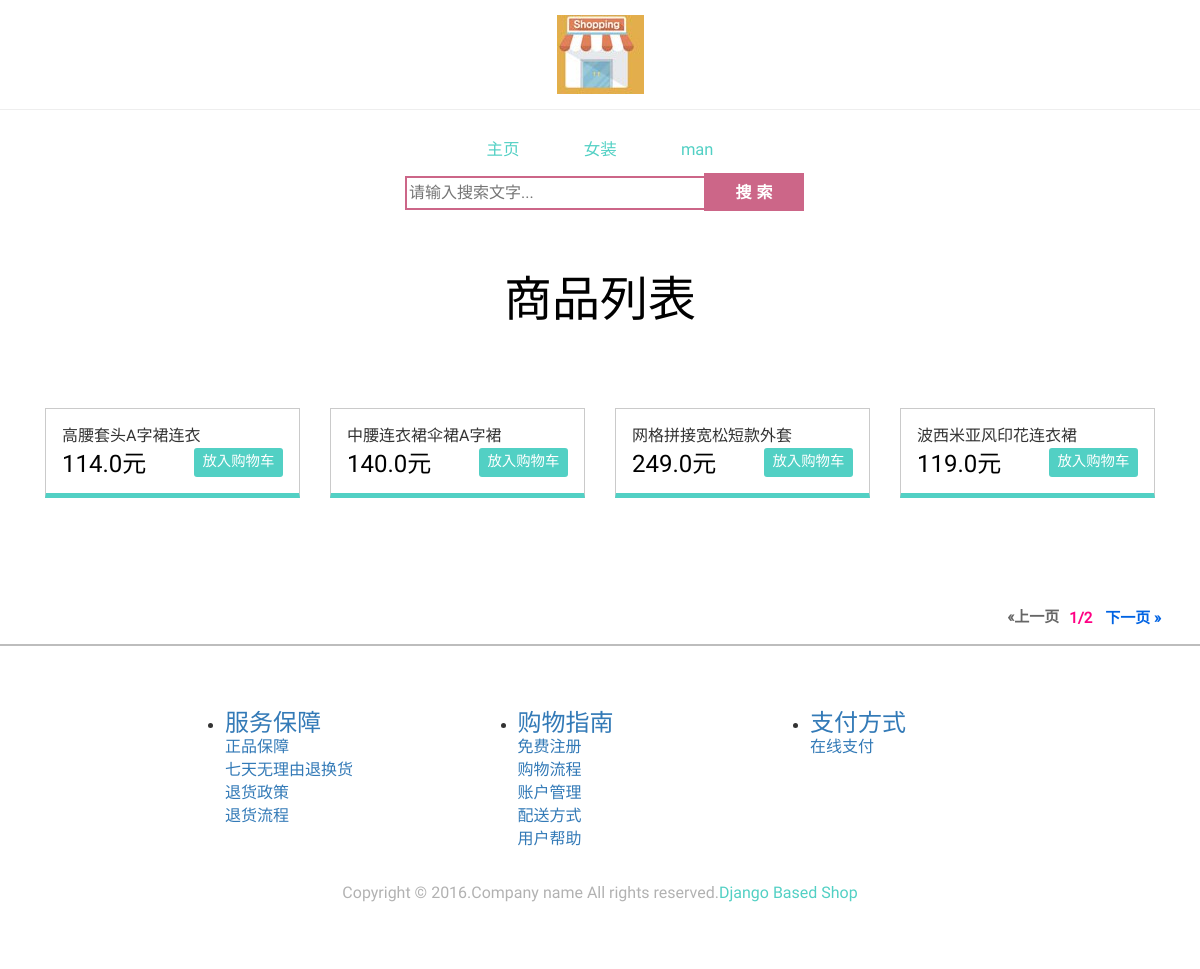
The page / on the database its author committed.
### store/models.py (models this page shows, shortened)
class Category(MPTTModel):
    name = models.CharField(max_length=128, verbose_name="分类名称")
    description = models.CharField(max_length=128, verbose_name="描述")
    parent = models.ForeignKey('self', null=True, blank=True,related_name='children'
                               , verbose_name="父类")
    objects = Manager()
    tree = TreeManager()
    class Meta:
        verbose_name = "分类"
        verbose_name_plural = verbose_name
    def __str__(self):
        return self.name

class Product(models.Model):
    name = models.CharField(max_length=128, verbose_name="名称")
    brand = models.ForeignKey(Brand, verbose_name="品牌")
    size = models.ManyToManyField(Size, verbose_name="大小")
    price = models.FloatField(default=0, verbose_name="原价")
    discount = models.FloatField(default=0, verbose_name="折扣")
    sales = models.IntegerField(default=0, verbose_name="销量")
    desc = models.CharField(max_length=128, verbose_name="描述")
    tag = models.ManyToManyField(Tag, verbose_name="标签")
    num = models.IntegerField(default=0, verbose_name="库存")
    image = VersatileImageField(upload_to="product/%Y/%m",verbose_name="显示图片"
                                ,ppoi_field='ppoi')
    image_right = VersatileImageField(upload_to="product/%Y/%m", verbose_name="侧面图片"
                                , ppoi_field='ppoi',blank=True)
    image_back = VersatileImageField(upload_to="product/%Y/%m", verbose_name="背部图片"
                                , ppoi_field='ppoi', blank=True)
    ppoi = PPOIField('image PPOI')
    categories = models.ManyToManyField(Category, verbose_name="分类")
    active = models.BooleanField(default=True,verbose_name="是否有效")
    objects = Manager()
    active_objects = ActiveProductManager()
    class Meta:
        verbose_name = "商品"
        verbose_name_plural = verbose_name
        ordering = ['id',]

### store/views.py (the view)
# urls.py: url(r'^$', view=views.index),
def index(request):
    clo_list = Product.objects.all()
    clo_list = get_page(request, clo_list)
    categories = Category.objects.filter(parent=None)
    search_form = SearchForm()
    return render(request, "index.html", locals())

### store/forms.py
class SearchForm(forms.Form):
    content = forms.CharField(label='', max_length=20
                              , widget=forms.TextInput(attrs={'id':'select'
                                                              ,'placeholder': '请输入搜索文字...'}))

### store/views.py (called while the page is built)
def get_page(request, clo_list):
    paginator = Paginator(clo_list, 4)
    try:
        page = int(request.GET.get('page', 1))
        clo_list = paginator.page(page)
    except (EmptyPage, InvalidPage, PageNotAnInteger):
        clo_list = paginator.page(1)
    return clo_list

### store/templates/index.html (shortened to what this page needs)
{% extends 'catagaries.html' %}
{% load mptt_tags %}
{% load staticfiles %}
{% block content_block %}
    <div class="content">
    <div class="container">
        <div class="content-top">
            <h1>商品列表</h1>
            <div class="content-top1">
                {% for clo in clo_list %}
                <div class="col-md-3 col-md2">
                        <div class="col-md1 simpleCart_shelfItem">
                            <span>{{ clo.name }}</span>
                            <div class="price">
                                    <h5 class="item_price">{{ clo.price }}元</h5>
                                    <a href="#" class="item_add" onclick="document.getElementById('subform{{ clo.id }}').submit();">放入购物车</a>
                                    <div class="clearfix"> </div>
                            </div>
                        </div>
                </div>
                {% endfor %}
            <div class="clearfix"> </div>
            </div>
        </div>
    {% include 'pagination.html' %}
    </div>
    </div>
{% endblock %}

### store/templates/catagaries.html (shortened to what this page needs)
{% extends 'base.html' %}
{% load staticfiles %}
{% load mptt_tags %}
{% block categories_block %}
<div class="container">
    <div class="head-top">
        <div class="col-sm-2 number">
        </div>
        <div class="col-sm-8 h_menu4">
            <ul class="memenu skyblue">
                <li class=" grid"><a  href="{% url 'index' %}">主页</a></li>
                {% for category in categories %}
                    <li><a  href="{% url 'category' id=category.id %}">{{ category }}</a>
                    </li>
                {% endfor %}
            </ul>
        </div>
    </div>
</div>
{% endblock %}

### store/templates/base.html (shortened to what this page needs)
{% load staticfiles %}
<!DOCTYPE html>
<html>
<head>
    <link href="{% static 'css/bootstrap.css' %}" rel="stylesheet" type="text/css" media="all" />
    <link href="{% static 'css/style.css' %}" rel="stylesheet" type="text/css" media="all" />
    <link href="{% static 'css/memenu.css' %}" rel="stylesheet" type="text/css" media="all" />
</head>
<body>
<div class="header">
<div class="header-top">
    <div class="container">
        <div class="col-sm-4 world">
        </div>
        <div class="col-sm-4 logo">
            <a href="index.html"><img src="{% static 'imgs/logo.png' %}" alt=""></a>
        </div>
    </div>
</div>
{% block categories_block %}{% endblock %}
<div class="container">
    <div class="row">
        <div class="col-sm-4 number">
         </div>
            <form action="/search/" method="post">
                    {{ search_form }}
                <input type="submit" value="搜索" id="inputquery"/>
            </form>
    </div>
</div>
{% block content_block %}{% endblock %}
<div class="footer">
    <div class="footer-bottom">
        <div class="container">
            <div class="row">
                <div class="col-sm-2 number">
                </div>
                <div class="col-md-3">
                    <ul>
                         <li>
                            <h3 class="title">
                                <a >服务保障</a>
                            </h3>
                             <p><a href="/footer/helpCenter/qualitySafeguard" data-potition-id="1000039" target="_blank">正品保障</a></p>
                            <p><a href="/footer/helpCenter/returnService" data-potition-id="1000039" target="_blank">七天无理由退换货</a></p>
                            <p><a href="/footer/helpCenter/returnPolicy" data-potition-id="1000039" target="_blank">退货政策</a></p>
                            <p><a href="/footer/helpCenter/returnProcess" data-potition-id="1000039" target="_blank">退货流程</a></p>
                        </li>
                        </ul>
                </div>
                <div class="col-md-3">
                    <ul>
                        <li>
                            <h3 class="title">
                                <a >购物指南</a>
                            </h3>
                            <p><a class="register" href="javascript:" data-potition-id="1000040" target="_blank">免费注册</a></p>
                            <p><a href="/footer/helpCenter/shoppingProcess" data-potition-id="1000040" target="_blank">购物流程</a></p>
                            <p><a href="/footer/helpCenter/accountManagement" data-potition-id="1000040" target="_blank">账户管理</a></p>
                            <p><a href="/footer/helpCenter/distributionMode" data-potition-id="1000040" target="_blank">配送方式</a></p>
                            <p><a href="/footer/helpCenter/shoppingGuide/shoppingStep" data-potition-id="1000040" target="_blank">用户帮助</a></p>
                        </li>
                    </ul>
                </div>
                <div class="col-md-3">
                    <ul>
                        <li>
                            <h3 class="title">
                                <a >支付方式</a>
                            </h3>
                            <p><a href="/footer/helpCenter/onlinePayment" data-potition-id="1000041" target="_blank">在线支付</a></p>
                        </li>
                    </ul>
                </div>
                <div class="col-md-2"></div>
            </div>
            <p class="footer-class">Copyright &copy; 2016.Company name All rights reserved.<a target="_blank" href="#">Django Based Shop</a></p>
        </div>
    </div>
</div>
</body>
</html>

### store/templates/pagination.html
<div id="pagination">
    <ul id="pagination-flickr">
    {% if clo_list.has_previous %}
    <li class="previous"><a href="?page={{ clo_list.previous_page_number }}{% if request.GET.cid %}&cid={{ request.GET.cid }}{% endif %}{% if request.GET.tid %}&tid={{ request.GET.tid }}{% endif %}">&laquo;上一页</a></li>
    {% else %}
    <li class="previous-off">&laquo;上一页</li>
    {% endif %}
     <li class="active">{{ clo_list.number }}/{{ clo_list.paginator.num_pages }}</li>
    {% if clo_list.has_next %}
      <li class="next"><a href="?page={{ clo_list.next_page_number }}{% if request.GET.cid %}&cid={{ request.GET.cid }}{% endif %}{% if request.GET.tid %}&tid={{ request.GET.tid }}{% endif %}">下一页 &raquo;</a></li>
    {% else %}
      <li class="next-off">下一页 &raquo;</li>
    {% endif %}
   </ul>
</div>

### static/css/style.css (style rules this page uses)
html,body { background:#fff; font-size: 100%; font-family: 'Roboto-Regular'; }
body a { transition: 0.5s all; -webkit-transition: 0.5s all; -o-transition: 0.5s all; -moz-transition: 0.5s all; -ms-transition: 0.5s all; }
ul { padding: 0; margin: 0; }
h1,h2,h3,h4,h5,h6,label,p { margin:0; }
.header-top { border-bottom: 1px solid #eee; padding: 15px 0; }
.head-top { padding: 1em 0 0; }
.number { margin-top: 1%; }
.h_menu4 { margin: 7px 0 0px; }
.logo { text-align:center; }
.world { margin-top: 2%; }
#select, #btnquery { outline: none; }
#select { border-width: 2px 0 2px 2px; border-color: #cc6688; border-style: solid; width: 300px; height: 34px; line-height: 34px; }
#inputquery { width: 100px; height: 38px; line-height: 38px; background-color: #cc6688; border: none; font-size: medium; letter-spacing: 5px; text-indent: 5px; font-weight: bold; color: #FFF; position: relative; left: -5px; }
.item_add { color: #000; border:none; }
a.item_add { text-decoration: none; }
.content-top h1 { color:#000; font-size: 3em; font-family: 'OleoScript-Regular'; text-align: center; margin: 0 0 1em; }
.price h5 { float: left; color:#000; font-size: 1.5em; margin-top: 3px; }
.price a { color: #FFF; font-size: 0.9em; display: block; float: right; background-color: #52D0C4; padding: 0.3em 0.6em; border-radius: 3px; text-decoration: none; }
.content-top { padding: 4em 0; }
.content-top1 { padding: 2em 0; }
.col-md1 { border: 1px solid #CACACA; padding: 1em; border-bottom:5px solid #52D0C4; }
.footer { border-top: 1px solid #BDBDBD; }
p.footer-class { font-size: 1em; color: #B2B2B2; margin: 2em 0 0; text-align:center; }
p.footer-class a { text-decoration:none; color: #52D0C4; }
.footer-bottom { padding: 4em 0; border-top: 1px solid #BDBDBD; }
.register { padding: 4em 0; }
#pagination { float:right; margin:10px 0; }
#pagination-flickr li { border:0; margin:0; padding:0; font-size:15px; list-style:none; float:left; }
#pagination-flickr a { border:solid 1px #DDDDDD; margin-right:2px; }
#pagination-flickr .previous-off,#pagination-flickr .next-off { color:#666666; display:block; float:left; font-weight:bold; padding:3px 4px; }
#pagination-flickr .next a,#pagination-flickr .previous a { font-weight:bold; border:solid 1px #FFFFFF; }
#pagination-flickr .active { color:#ff0084; font-weight:bold; display:block; float:left; padding:4px 6px; }
#pagination-flickr a:link, #pagination-flickr a:visited { color:#0063e3; display:block; float:left; padding:3px 6px; text-decoration:none; }

### static/css/memenu.css (style rules this page uses)
.memenu { margin:0;padding:0;width:100%;list-style:none;display:inline-block;position:relative;font-family:Calibri,Arial;font-size:15px }
.memenu li { display:inline-block; }
ul.memenu.skyblue { text-align: center; }
.memenu>li>a { font-family: 'Roboto-Regular';float:left;padding: 5px 30px 5px 30px; font-size: 1.1em;text-decoration:none;transition:color .4s ease-in-out;-moz-transition:color .4s ease-in-out;-webkit-transition:color .4s ease-in-out;-o-transition:color .4s ease-in-out }
.skyblue li>a,.skyblue>li.showhide span { color:#52d0c4 }

### rows shown on the page
Category: name "女装"
Category: name "man"
Product: name "高腰套头A字裙连衣", price "114.0"
Product: name "中腰连衣裙伞裙A字裙", price "140.0"
Product: name "网格拼接宽松短款外套", price "249.0"
Product: name "波西米亚风印花连衣裙", price "119.0"

### other values the page prints
{{ clo_list.number }} "1"
{{ clo_list.paginator.num_pages }} "2"
